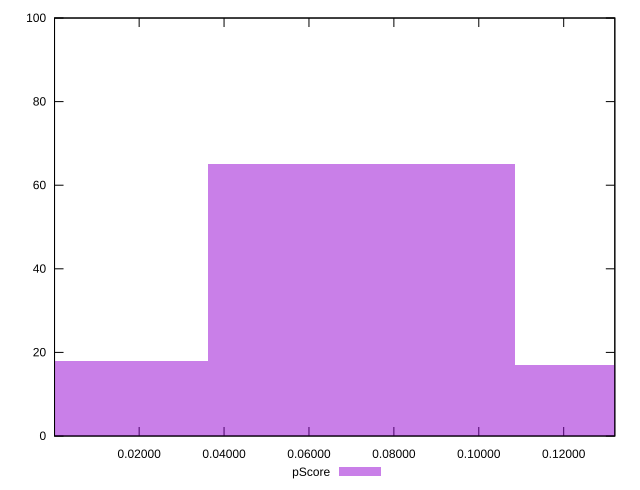

The gnuplot source for this figure:
reset

$pScore <<EOF
0.07240032708373428 65
0 18
0.14480065416746857 17
EOF

set key outside below
set boxwidth 0.07240032708373428
set xrange [0.00006851479858538401:0.13204463194839522]
set yrange [0:100]
set trange [0:100]
set style fill transparent solid 0.5 noborder
set terminal svg size 640, 490 enhanced background rgb 'white'
set output "reprap/max-potential-fid/samples/pages+cached+noexternal+nomedia+nocss/pScore/histogram.svg"

plot $pScore title "pScore" with boxes

reset
